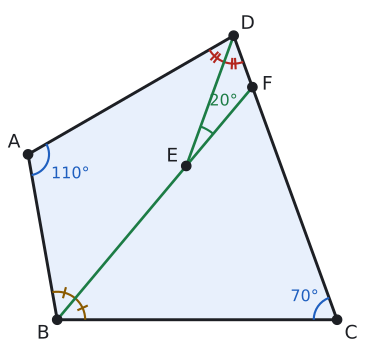

Reproduce this figure in Python.
import sys; sys.path.insert(0, "tools")
from cizim import *

# ABCD: A=110, B=100, C=70, D=80. [BF], B açısının; [DE], D açısının açıortayı; B, E, F doğrusal.
# m(BED) = 160, m(DEF) = (110 - 70)/2 = 20.
def u(d): return np.array([np.cos(np.radians(d)), np.sin(np.radians(d))])
def dortgen(a, b, c, d, L, p):
    B = np.array([0.0, 0.0]); C = np.array([L, 0.0]); A = p * u(b)
    u1, u2 = u(180 - c), u(360 - c - d)
    s, t = np.linalg.solve(np.column_stack([u1, u2]), A - C)
    return A, B, C, C + s * u1
def olc(P, Q, R):
    v, w = Q - P, R - P
    return np.degrees(np.arccos(v @ w / np.linalg.norm(v) / np.linalg.norm(w)))
def centik(kose, p1, p2, r, n, renk):
    """kose'deki p1-p2 açı yayının ortasına n tane küçük çentik (eş açı işareti)."""
    a1 = np.arctan2(*(p1 - kose)[::-1]); a2 = np.arctan2(*(p2 - kose)[::-1])
    if (a2 - a1) % (2 * np.pi) > np.pi: a1, a2 = a2, a1
    orta = a1 + ((a2 - a1) % (2 * np.pi)) / 2
    for k in range(n):
        t = orta + (k - (n - 1) / 2) * 0.12
        ax.plot([kose[0] + (r - 0.1) * np.cos(t), kose[0] + (r + 0.1) * np.cos(t)],
                [kose[1] + (r - 0.1) * np.sin(t), kose[1] + (r + 0.1) * np.sin(t)], color=renk, lw=1.6)
def kesis(P, d1, Q, d2):
    s, t = np.linalg.solve(np.column_stack([d1, -d2]), Q - P); return P + s * d1

A, B, C, D = dortgen(110, 100, 70, 80, 6.0, 3.6)
yDA = (A - D) / np.linalg.norm(A - D); yDC = (C - D) / np.linalg.norm(C - D)
E = kesis(B, u(50), D, yDA + yDC)
F = kesis(B, u(50), C, D - C)          # B açıortayı [CD] kenarını F'de keser
print("iç açılar:", [round(olc(*k), 2) for k in ((A, D, B), (B, A, C), (C, B, D), (D, C, A))],
      "BED:", round(olc(E, B, D), 2), "DEF:", round(olc(E, D, F), 2), "E-F:", np.linalg.norm(F - E))

u_ = lambda v: v / np.linalg.norm(v)
fig, ax = sekil(5.6, 4.6)
ax.set_aspect("equal"); ax.axis("off")
ax.add_patch(patches.Polygon([A, B, C, D], closed=True, facecolor=MAVI_ACIK, edgecolor=YAZI, lw=2.2))
ax.plot(*zip(B, F), color=YESIL, lw=2); ax.plot(*zip(D, E), color=YESIL, lw=2)
for k, v, d in (("A", A, (-0.3, 0.25)), ("B", B, (-0.3, -0.3)), ("C", C, (0.3, -0.3)), ("D", D, (0.3, 0.25)),
                ("E", E, (-0.3, 0.2)), ("F", F, (0.32, 0.05))):
    nokta(ax, *v, ""); ax.text(v[0] + d[0], v[1] + d[1], k, ha="center", va="center", fontsize=14)
aci(ax, A, B, D, r=0.45, renk=MAVI)
ma = (u_(B - A) + u_(D - A)); ma = ma / np.linalg.norm(ma)
ax.text(A[0] + 1.0 * ma[0], A[1] + 1.0 * ma[1], "110°", color=MAVI, fontsize=12, ha="center", va="center")
aci(ax, C, D, B, r=0.5, ad="70°", renk=MAVI)
aci(ax, B, A, F, r=0.6, renk=SARI); aci(ax, B, F, C, r=0.6, renk=SARI)
centik(B, A, F, 0.6, 1, SARI); centik(B, F, C, 0.6, 1, SARI)
aci(ax, D, A, E, r=0.6, renk=KIRMIZI); aci(ax, D, E, C, r=0.6, renk=KIRMIZI)
centik(D, A, E, 0.6, 2, KIRMIZI); centik(D, E, C, 0.6, 2, KIRMIZI)
aci(ax, E, D, F, r=0.9, renk=YESIL)
m = np.radians((np.degrees(np.arctan2(*(D - E)[::-1])) + np.degrees(np.arctan2(*(F - E)[::-1]))) / 2)
ax.text(E[0] + 1.6 * np.cos(m), E[1] + 1.6 * np.sin(m), "20°", color=YESIL, fontsize=12, ha="center", va="center")
ax.set_xlim(-1.0, C[0] + 0.7); ax.set_ylim(-0.6, max(A[1], D[1]) + 0.6)
kaydet(fig, __file__)
